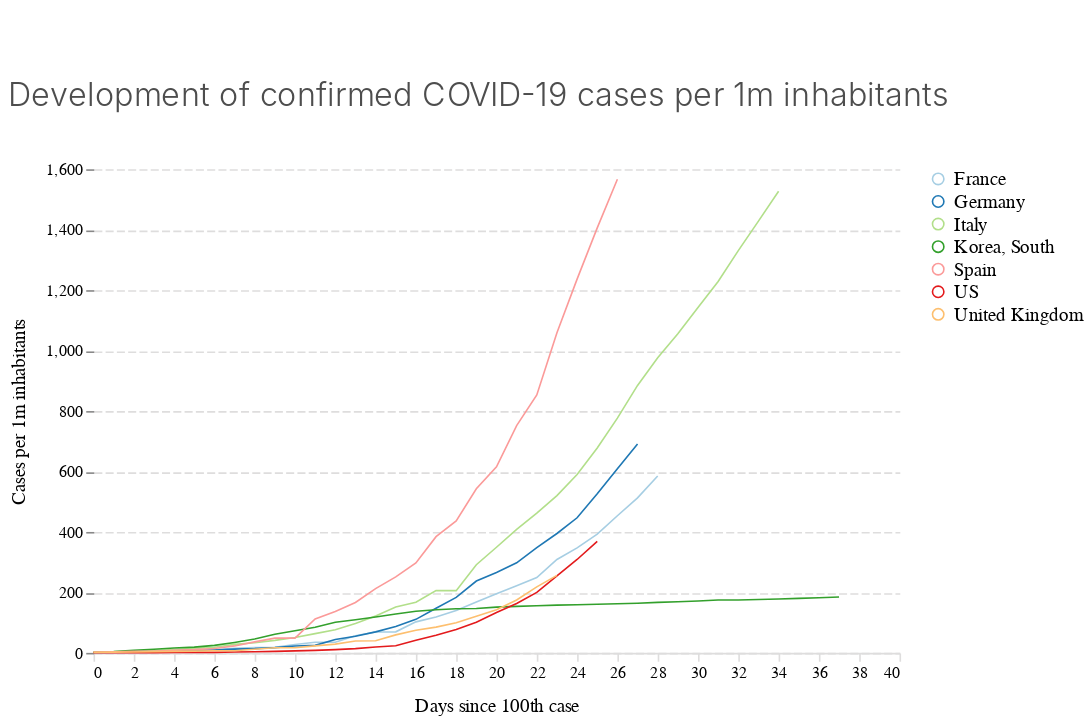

Notebook source saved alongside this figure:
### Code cell
chart_cases_per_1m

### Figure 1 — Vega-Lite specification as saved in the notebook (floating-point values rounded to 4 significant figures; data arrays with more than 128 entries replaced by an {"elided": "..."} marker saying what was removed)
{"$schema": "https://vega.github.io/schema/vega-lite/v3.4.0.json", "config": {"area": {"fill": "#1696d2"}, "axisX": {"domain": true, "domainColor": "#DEDDDD", "domainDashOffset": 10, "domainWidth": 1, "grid": false, "labelAngle": 0, "labelFont": "Avenir", "labelFontSize": 10, "tickColor": "#DEDDDD", "titleFont": "Avenir", "titleFontSize": 12, "titleFontWeight": 400, "titlePadding": 10}, "axisY": {"domain": false, "domainDashOffset": 10, "grid": true, "gridColor": "#DEDDDD", "gridDash": [5, 2], "gridWidth": 1, "labelAngle": 0, "labelFont": "Avenir", "labelFontSize": 10, "titleFont": "Avenir", "titleFontSize": 12, "titleFontWeight": 400, "titlePadding": 10}, "bar": {"fill": "#1696d2", "strokeWidth": 0}, "guide-title": {"color": "Monospace", "font": "Avenir", "fontSize": 15}, "header": {"titleFontSize": 12, "titleFontWeight": 400}, "legend": {"labelFont": "Avenir", "labelFontSize": 12, "symbolSize": 50, "symbolType": "circle", "title": "", "titleFont": "Avenir", "titleFontSize": 12}, "line": {"color": "#1696d2", "stroke": "#1696d2", "strokeWidth": 1}, "path": {"stroke": "#1696d2"}, "point": {"filled": true}, "range": {"category": ["#a6cee3", "#1f78b4", "#b2df8a", "#33a02c", "#fb9a99", "#e31a1c", "#fdbf6f", "#ff7f00"], "diverging": ["#cfe8f3", "#a2d4ec", "#73bfe2", "#46abdb", "#1696d2", "#12719e"]}, "text": {"align": "right", "color": "#1696d2", "font": "Avenir", "fontSize": 12, "fontWeight": 400, "size": 11}, "title": {"anchor": "start", "color": "#4d4d4d", "font": "Avenir", "fontSize": 20, "fontWeight": 300, "lineHeight": 100, "offset": 30}, "trail": {"color": "#1696d2", "stroke": "#1696d2"}, "view": {"strokeWidth": 0}}, "data": {"name": "data-db353bf69e68871a3474cc9c3bff1635"}, "datasets": {"data-db353bf69e68871a3474cc9c3bff1635": {"elided": "207 records"}}, "encoding": {"color": {"field": "country", "type": "nominal"}, "x": {"field": "days_since100", "title": "Days since 100th case", "type": "quantitative"}, "y": {"field": "cases_per1m", "title": "Cases per 1m inhabitants", "type": "quantitative"}}, "height": 300, "mark": "line", "padding": {"bottom": 5, "left": 5, "right": 5, "top": 50}, "title": "Development of confirmed COVID-19 cases per 1m inhabitants", "width": 500}
